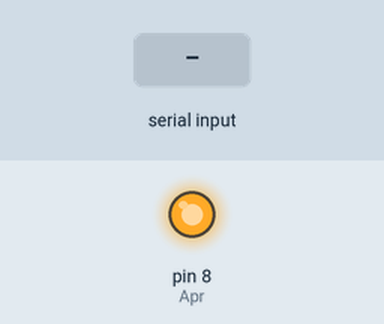
Recording of a sketch running on a simulated Arduino Uno, built with avr-gcc and run on an emulated ATmega328P. Parts: output pins drawn as LEDs (lit = HIGH). The test bench sets the inputs (shaded band). What the sketch prints to the serial monitor is not drawn.

Above: at 1.2 s.
1.3 s: "A" received over Serial
At 1.85 s:
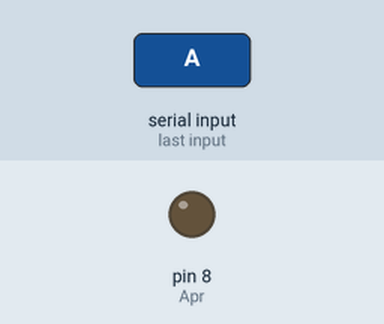
3.4 s: "B" received over Serial
At 4.4 s:
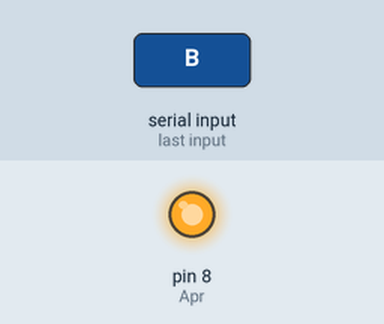
Timing chart, 0 to 6.4 s (numbered marks = the images above; inputs shaded):
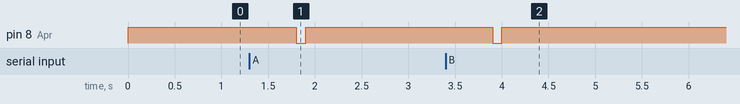

The sketch:

zigbee_receiver.ino
```cpp
#include<SoftwareSerial.h>
#include "gsm.h"
#define Apr 7
#define Apr 8
int data;

void setup() {
  // put your setup code here, to run once:
  Serial.begin(9600);
  pinMode (Apr, OUTPUT);
  digitalWrite(Apr, HIGH);

}

void loop() {
  // put your main code here, to run repeatedly:
  while (Serial.available() > 0) {
    char data = (char)Serial.read();
    Serial.print(data);
    if (data == 'A') {
      gsm("8189988347", "sand theft detected");
      digitalWrite(Apr, LOW);
      delay(100);
      digitalWrite(Apr, HIGH);
    }
    if (data == 'B') {
      gsm("8189988347", "BROKEN");
      digitalWrite(Apr, LOW);
      delay(100);
      digitalWrite(Apr, HIGH);
    }

  }
}
```

gsm.h
```cpp
#ifndef gsm_H
#define gsm_H
#include"gsm.h"

void gsm(String number, String data1)
{
  Serial.println("AT");
  delay(100);
  Serial.println("AT+CMGF=1");
  delay(100);
  Serial.println("AT+CMGS=\"+91" + String(number) + "\"\r");
  delay(100);
  Serial.println(data1);
  delay(100);
  Serial.println(char(26));
  delay(100);
}

#endif
```

Measured:
- after the input at 1.3 s, pin 8 (Apr): HIGH → LOW after 0.50 s, → HIGH 0.10 s later
- after the input at 3.4 s, pin 8 (Apr): HIGH → LOW after 0.50 s, → HIGH 0.10 s later
